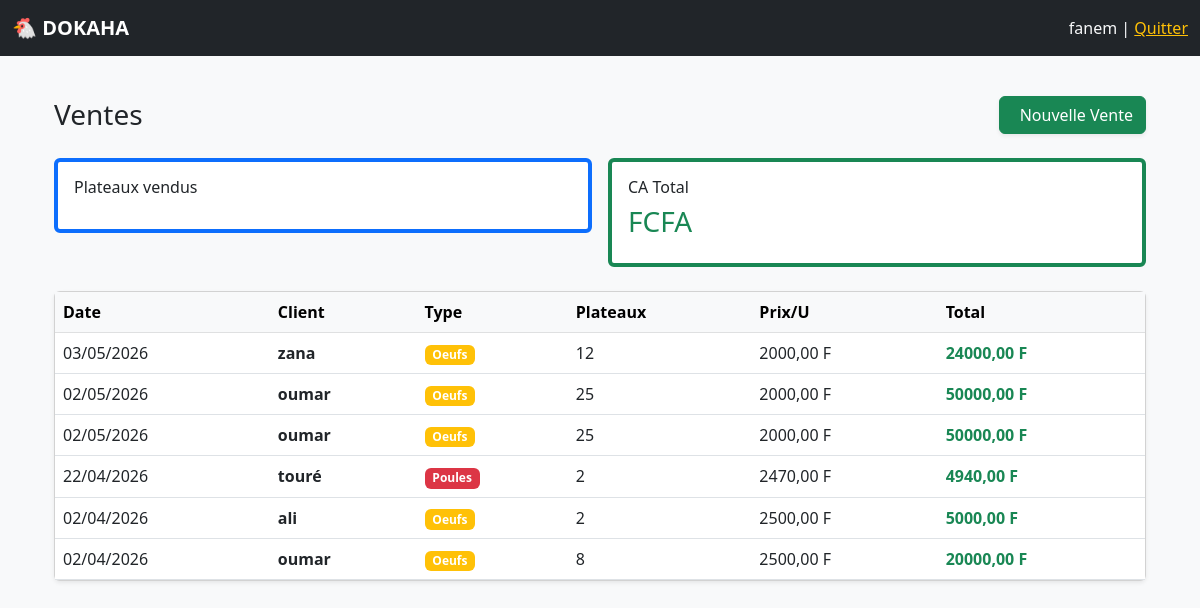
Screenshot of /vente/ (signed in) with the database file from the repository.
### gestion/models.py (models this page shows, shortened)
class Vente(models.Model):
    poulailler = models.ForeignKey(Poulailler, on_delete=models.SET_NULL, null=True, blank=True, verbose_name="Bâtiment")
    date = models.DateField(verbose_name="Date")
    client = models.CharField(max_length=100, blank=True, null=True, verbose_name="Client")
    type_vente = models.CharField(
        max_length=20,
        choices=[('oeufs', '🥚 Œufs'), ('poules', '🐔 Poules'), ('autres', '📦 Autres')],
        default='oeufs'
    )
    plateaux = models.IntegerField(default=0)
    unites = models.IntegerField(default=0)
    prix_plateau = models.DecimalField(max_digits=10, decimal_places=2, default=0)
    montant_total = models.DecimalField(max_digits=10, decimal_places=2, default=0)
    paye = models.BooleanField(default=True)
    montant_paye = models.DecimalField(max_digits=10, decimal_places=2, default=0, verbose_name="Montant payé (FCFA)")
    montant_restant = models.DecimalField(max_digits=10, decimal_places=2, default=0, verbose_name="Reste à payer (FCFA)")
    mode_paiement = models.CharField(
        max_length=20,
        default='comptant',
        choices=[('comptant', '💵 Comptant'), ('credit', '📝 Crédit'), ('mobile', '📱 Mobile Money'), ('cheque', '🧾 Chèque')],
        verbose_name="Mode de paiement"
    )
    plateaux = models.IntegerField(default=0, verbose_name='Nombre de plateaux (30 œufs)')
    reste_oeufs = models.IntegerField(default=0, verbose_name='Œufs restants (0-29)')
    class Meta:
        verbose_name = "Vente"
        verbose_name_plural = "Ventes"
        ordering = ['-date']

### gestion/views.py (the view)
# urls.py: path('vente/', views.vente_list, name='vente_list'),
@login_required
def vente_list(request):
    ventes = Vente.objects.all().order_by('-date')[:100]
    return render(request, 'gestion/vente_list.html', {'ventes': ventes, 'title': 'Ventes', 'user': request.user})

### gestion/templates/gestion/vente_list.html (shortened to what this page needs)
{% extends 'gestion/base.html' %}
{% block content %}
<div class="container-fluid py-3">
    <div class="d-flex justify-content-between align-items-center mb-4">
        <h3 class="mb-0">{{ title }}</h3>
        <a href="/vente/add/" class="btn btn-success shadow-sm">Nouvelle Vente</a>
    </div>
    <div class="row g-3 mb-4">
        <div class="col-md-6"><div class="card p-3 border-start border-4 border-primary"><h6>Plateaux vendus</h6><h3 class="text-primary">{{ total_plt }}</h3></div></div>
        <div class="col-md-6"><div class="card p-3 border-start border-4 border-success"><h6>CA Total</h6><h3 class="text-success">{{ total_ca }} FCFA</h3></div></div>
    </div>
    <div class="card shadow-sm">
        <div class="table-responsive">
            <table class="table table-hover align-middle mb-0">
                <thead class="table-light">
                    <tr><th>Date</th><th>Client</th><th>Type</th><th>Plateaux</th><th>Prix/U</th><th>Total</th></tr>
                </thead>
                <tbody>
                    {% for v in ventes %}
                    <tr>
                        <td>{{ v.date|date:"d/m/Y" }}</td>
                        <td class="fw-bold">{{ v.client|default:"-" }}</td>
                        <td><span class="badge bg-{% if 'oeuf' in v.type_vente|lower %}warning{% elif 'poul' in v.type_vente|lower %}danger{% else %}info{% endif %}">{{ v.type_vente|title }}</span></td>
                        <td>{{ v.plateaux|default:0 }}</td>
                        <td>{{ v.prix_plateau|default:0 }} F</td>
                        <td class="fw-bold text-success">{{ v.montant_total|default:0 }} F</td>
                    </tr>
                    {% empty %}
                    <tr><td colspan="6" class="text-center py-4 text-muted">Aucune vente enregistrée. <a href="/vente/add/" class="text-decoration-none">➕ Enregistrer la première</a></td></tr>
                    {% endfor %}
                </tbody>
            </table>
        </div>
    </div>
</div>
{% endblock %}

### gestion/templates/gestion/base.html (shortened to what this page needs)
{% load static %}
<!DOCTYPE html>
<html lang="fr">
<head>
    <link href="https://cdn.jsdelivr.net/npm/bootstrap@5.3.0/dist/css/bootstrap.min.css" rel="stylesheet">
</head>
<body class="bg-light">
    <nav class="navbar navbar-dark bg-dark mb-4">
        <div class="container-fluid">
            <a class="navbar-brand fw-bold" href="/dashboard/">🐔 DOKAHA</a>
            {% if user.is_authenticated %}
            <span class="navbar-text text-light">{{ user.username }} | <a href="/admin/logout/" class="text-warning">Quitter</a></span>
            {% endif %}
        </div>
    </nav>
    <div class="container">
        {% block content %}{% endblock %}
    </div>
</body>
</html>

### rows the page displays
Vente: date "03/05/2026", client "zana", type_vente "Oeufs", plateaux "12", prix_plateau "2000,00", montant_total "24000,00"
Vente: date "02/05/2026", client "oumar", type_vente "Oeufs", plateaux "25", prix_plateau "2000,00", montant_total "50000,00"
Vente: date "02/05/2026", client "oumar", type_vente "Oeufs", plateaux "25", prix_plateau "2000,00", montant_total "50000,00"
Vente: date "22/04/2026", client "touré", type_vente "Poules", plateaux "2", prix_plateau "2470,00", montant_total "4940,00"
Vente: date "02/04/2026", client "ali", type_vente "Oeufs", plateaux "2", prix_plateau "2500,00", montant_total "5000,00"
Vente: date "02/04/2026", client "oumar", type_vente "Oeufs", plateaux "8", prix_plateau "2500,00", montant_total "20000,00"

### other values shown
{{ user.username }} "fanem"
{{ title }} "Ventes"
